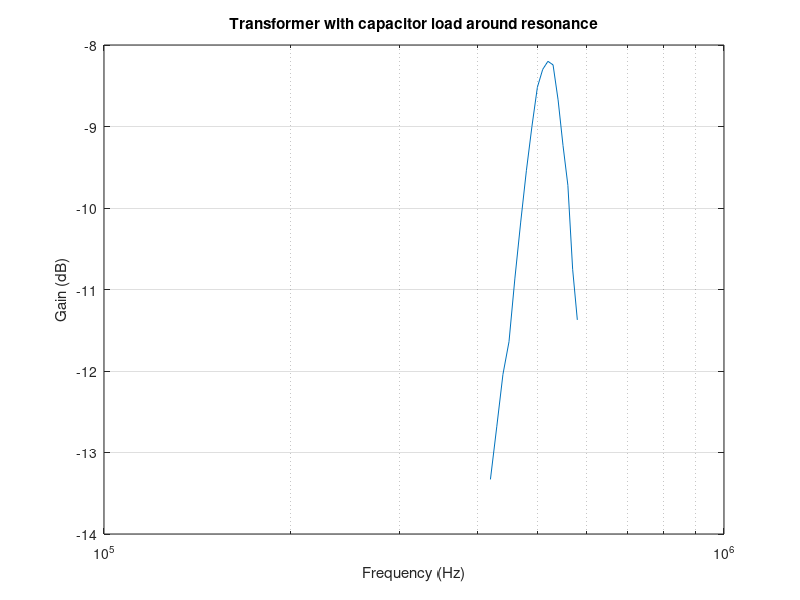

The MATLAB script that drew this image:
freq = [420e+3, 430e+3, 440e+3, 450e+3, 460e+3, 470e+3, 480e+3, 490e+3, 500e+3, 510e+3, 520e+3, 530e+3, 540e+3, 550e+3, 560e+3, 570e+3, 580e+3];

Vi = [4.64, 4.48, 4.32, 4.24, 4.12, 4.00, 3.84, 3.72, 3.68, 3.64, 3.65, 3.72, 3.80, 3.88, 3.92, 4.00, 4.00];
Vo = [1.00, 1.04, 1.08, 1.11, 1.18, 1.24, 1.28, 1.32, 1.38, 1.40, 1.42, 1.44, 1.40, 1.34, 1.28, 1.16, 1.08];

gain = Vo ./ Vi;

gain_dB = 20*log10(gain);

semilogx(freq, gain_dB)
grid on
title('Transformer with capacitor load around resonance')
xlabel('Frequency (Hz)')
ylabel('Gain (dB)')